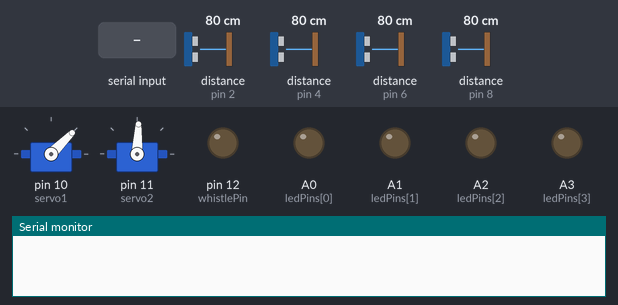
Bench run of a sketch on a simulated Arduino Uno, built with avr-gcc and run on an emulated ATmega328P. On the bench: 2 × servo, output pins drawn as LEDs (lit = HIGH), the last lines printed to the serial monitor. Inputs (shaded band) come from the test bench; at power-on: distance to the obstacle (sensors on pin 2, pin 4, pin 6, pin 8) 80 cm. The echo pulse lasts 58.3 µs per cm; pins used as bus, display or sensor lines are not drawn.

Above: at 1.3 s.
1.4 s: "0" received over Serial
At 2.3 s:
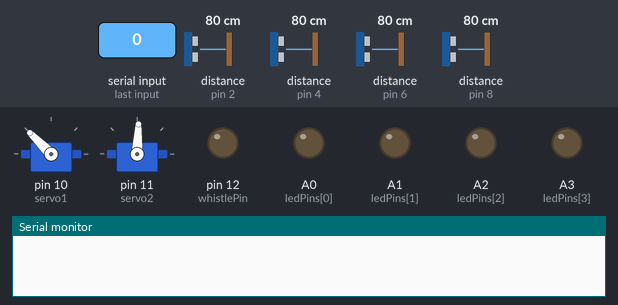
4.1 s: distance to the obstacle (sensor on pin 2) set to 12 cm
6.2 s: distance to the obstacle (sensor on pin 2) set to 9 cm
At 11.2 s:
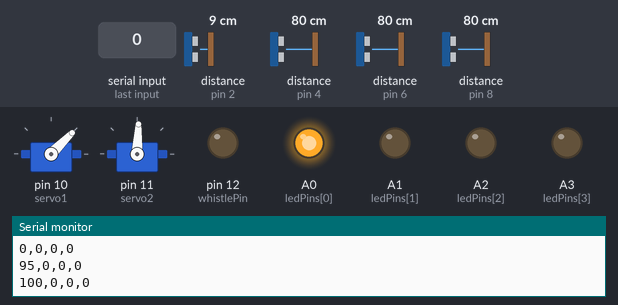
11.5 s: distance to the obstacle (sensor on pin 4) set to 12 cm
16.3 s: distance to the obstacle (sensor on pin 4) set to 9 cm
At 20.9 s:
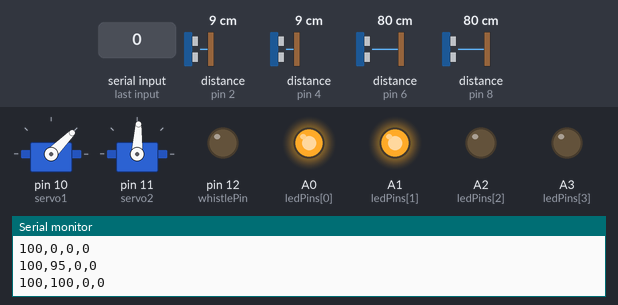
21.6 s: distance to the obstacle (sensor on pin 6) set to 12 cm
26.3 s: distance to the obstacle (sensor on pin 6) set to 9 cm
At 31.2 s:
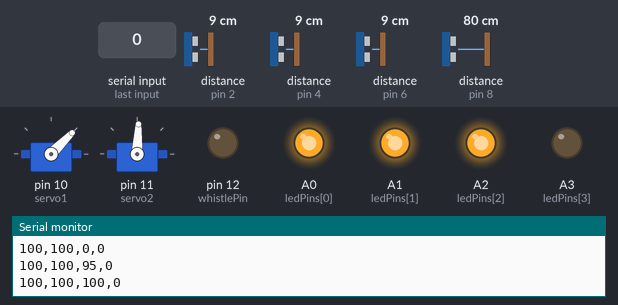
Timing chart, 0 to 32.6 s (numbered marks = the images above; inputs shaded):
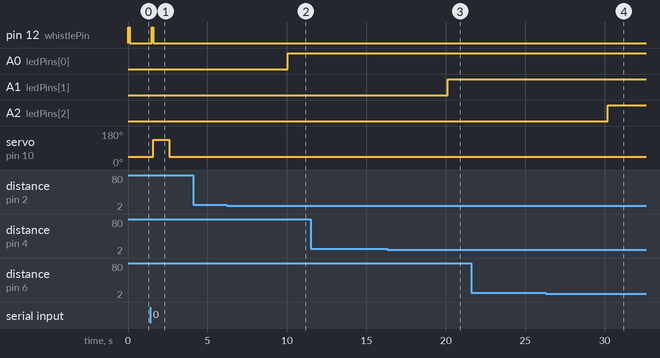

The sketch:

smart_trash_can.ino
```cpp
#include <Servo.h>

// Servo config
Servo servo1;
Servo servo2;

const uint8_t BIN_COUNT = 4;
const int horizontal_0 = 45;
const int vertical_0 = 87;
const int horizontal_1 = 45;
const int horizontal_2 = 135;
const int vertical_1 = 10;
const int vertical_2 = 160;

const uint8_t trigPins[BIN_COUNT] = {3, 5, 7, 9};
const uint8_t echoPins[BIN_COUNT] = {2, 4, 6, 8};
const uint8_t ledPins[BIN_COUNT] = {A0, A1, A2, A3};
const uint8_t whistlePin = 12;
const int horizontalTargets[BIN_COUNT] = {
  horizontal_1, horizontal_2, horizontal_1, horizontal_2
};
const int verticalTargets[BIN_COUNT] = {
  vertical_1, vertical_1, vertical_2, vertical_2
};

unsigned long tsrf = 0;
const unsigned long interval_tsrf = 5000;

float readDistance(int trigPin, int echoPin) {
  digitalWrite(trigPin, LOW);
  delayMicroseconds(2);

  digitalWrite(trigPin, HIGH);
  delayMicroseconds(10);
  digitalWrite(trigPin, LOW);

  // Timeout avoids blocking too long when no echo is received.
  unsigned long duration = pulseIn(echoPin, HIGH, 30000);
  float distance = duration * 0.034 / 2;

  return distance;
}

void warm_up(){
  digitalWrite(whistlePin, HIGH);
  delay(100);
  digitalWrite(whistlePin, LOW);
  servo1.write(horizontal_2);
  delay(1000);
  servo1.write(horizontal_0);
}

void throwToBin(uint8_t binIndex) {
  if (binIndex >= BIN_COUNT) {
    return;
  }
  servo1.write(horizontalTargets[binIndex]);
  delay(100);
  servo2.write(verticalTargets[binIndex]);
  delay(1000);

  int target = vertical_0;
  int pos = verticalTargets[binIndex];

  while (true) {
    int diff = abs(target - pos);

    // Deadband: nếu gần đủ thì dừng luôn
    if (diff <= 1) break;

    // Giảm tốc khi gần target
    int step;
    if (diff > 20) step = 3;       // xa → nhanh
    else if (diff > 5) step = 2;   // trung bình
    else step = 1;                 // gần → chậm

    // Cập nhật vị trí
    if (pos < target) pos += step;
    else pos -= step;

    servo2.write(pos);
    delay(15); // đừng để quá nhỏ (tránh rung)
}

  delay(500);
}

int capacity[BIN_COUNT] = {0, 0, 0, 0};
int full[BIN_COUNT] = {0,0,0,0};

void getCapacity(int capacity[], int full[]) {
  for (uint8_t i = 0; i < BIN_COUNT; i++) {
    float d = readDistance(trigPins[i], echoPins[i]);
    if (d < 10) {
      capacity[i] = 100;
      full[i] = 1;
      digitalWrite(ledPins[i], HIGH);
    } else {
      capacity[i] = (int)(((d-10)/35) * 100);
      if (capacity[i]>100){
        capacity[i]=100;
      }
      capacity[i] = 100 - capacity[i];
      full[i] = 0;
      digitalWrite(ledPins[i], LOW);
    }
    delay(50);
  }
}

void sendCapacity(int capacity[]) {
  String send = "";
  for (uint8_t i = 0; i < BIN_COUNT; i++) {
    send += String(capacity[i]);
    if (i < BIN_COUNT - 1) {
      send += ",";
    }
  }
  Serial.println(send);
}

void handleSerialCommand() {
  while (Serial.available() > 0) {
    char cmd = (char)Serial.read();
    if (cmd == '0'){
      warm_up();
      getCapacity(capacity, full);
      sendCapacity(capacity);
    }else if (cmd >= '1' && cmd <= '4') {
      uint8_t binIndex = (uint8_t)(cmd - '1');
      getCapacity(capacity, full);
      if (full[binIndex] == 0) {
        throwToBin(binIndex);
        sendCapacity(capacity);
      }else{
        digitalWrite(whistlePin, HIGH);
        delay(500);
        digitalWrite(whistlePin, LOW);
      }
    }
  }
}

void setup() {
  pinMode(whistlePin, OUTPUT);
  digitalWrite(whistlePin, HIGH);
  delay(100);
  digitalWrite(whistlePin, LOW);

  Serial.begin(9600);

  for (uint8_t i = 0; i < BIN_COUNT; i++) {
    pinMode(trigPins[i], OUTPUT);
    pinMode(echoPins[i], INPUT);
    pinMode(ledPins[i], OUTPUT);
  }

  servo1.attach(10);
  servo2.attach(11);
  servo1.write(horizontal_0);
  servo2.write(vertical_0);
}

void loop() {
  unsigned long now = millis();

  if (now - tsrf >= interval_tsrf) {
    tsrf = now;
    getCapacity(capacity, full);
    sendCapacity(capacity);
  }
  // Throw trash when receiving a command from serial.
  handleSerialCommand();
  delay(200);
}
```

Measured:
- the behaviour switches between 11 and 10 cm on distance to the obstacle (sensor on pin 2) (found by bisection; images 1 and 2)
- the behaviour switches between 11 and 10 cm on distance to the obstacle (sensor on pin 4) (found by bisection; images 2 and 3)
- the behaviour switches between 11 and 10 cm on distance to the obstacle (sensor on pin 6) (found by bisection; images 3 and 4)
- after the input at 1.4 s, pin 12 (whistlePin): LOW → HIGH after 0.10 s, → LOW 0.10 s later; servo on pin 10 (servo1): 45° → 135° after 0.20 s, → 45° 1.0 s later
- after the input at 6.2 s, A0 (ledPins[0]): LOW → HIGH after 3.8 s
- after the input at 16.3 s, A1 (ledPins[1]): LOW → HIGH after 3.8 s
- after the input at 26.3 s, A2 (ledPins[2]): LOW → HIGH after 3.9 s
